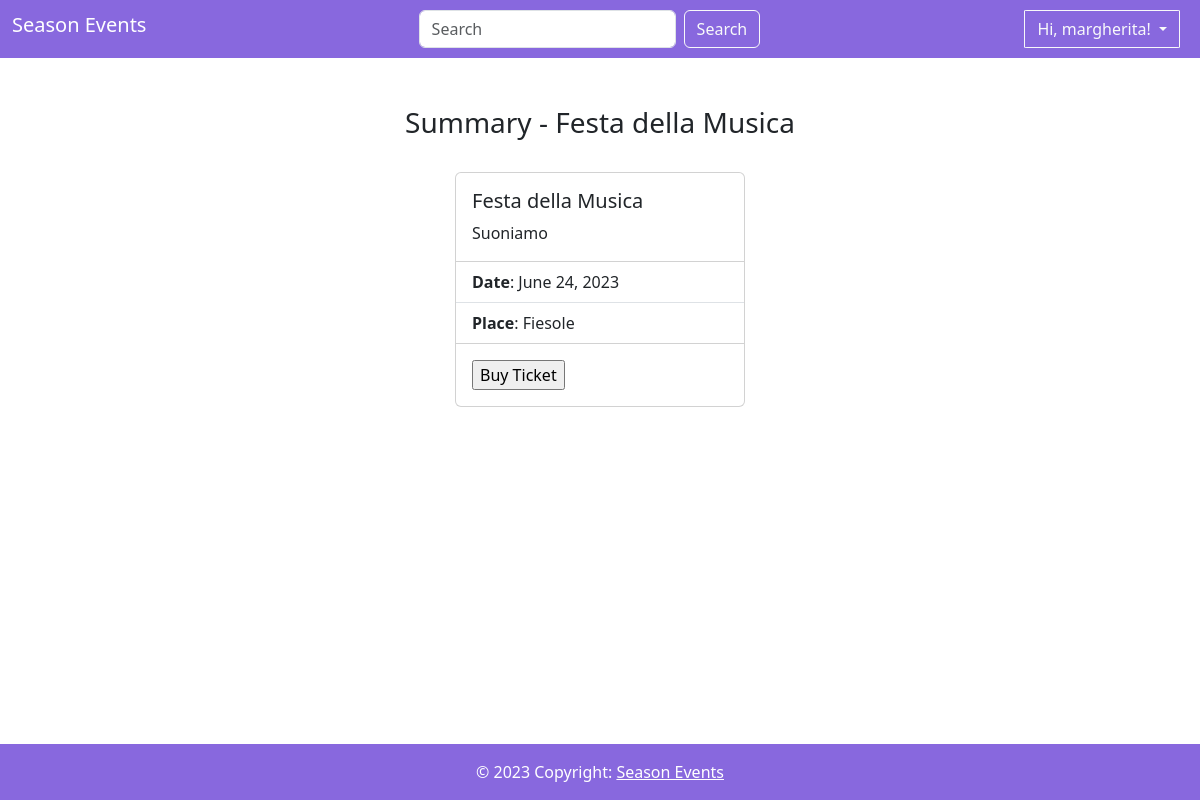
The app's page /ticket/Festa della Musica (signed in) with its own data.
### event/models.py (models this page shows, shortened)
class Event(models.Model):
    title = models.CharField(max_length=100, primary_key=True)
    description = models.TextField()
    date = models.DateField()
    time = models.TimeField(default=datetime.time)
    location = models.CharField(max_length=100)
    program = models.TextField(default='Not Available')
    image = models.ImageField(upload_to='media/images/', null=True, blank=True)
    category = models.ManyToManyField('EventCategory')
    creator = models.ForeignKey(User, on_delete=models.CASCADE, related_name='events_created')
    max_seats = models.PositiveIntegerField()
    available_seats = models.PositiveIntegerField()

### event/views.py (the view, shortened to what this page needs)
# urls.py: path('ticket/<str:title>', views.buy_ticket, name='buy_ticket'),
def buy_ticket(request, title):
    event = get_object_or_404(Event, title=title)
    is_registered = Registration.objects.filter(event=event, participant=request.user).exists()
    return render(request, 'buy_ticket.html', {'event': event, 'is_registered': is_registered})

### templates/buy_ticket.html (shortened to what this page needs)
{% extends "base.html" %}
{% block content %}
    <h3 class="mt-5 text-center">Summary - {{ event.title }}</h3>
    <div class="d-flex justify-content-center align-self-center">
        <div class="card mt-4">
            <div class="card-body" style="width: 18rem;">
                <h5 class="card-title">{{ event.title }}</h5>
                <p class="card-text">{{ event.description }}</p>
            </div>
             <ul class="list-group list-group-flush">
                <li class="list-group-item">
                    <b>Date</b>: {{ event.date }}
                </li>
                <li class="list-group-item">
                    <b>Place</b>: {{ event.location }}
                </li>
             </ul>
            <div class="card-body">
                {% if is_registered %}
                    <p>You are already registered for this event.</p>
                {% else %}
                    <form method="POST">
                        <input type="submit" value="Buy Ticket">
                    </form>
                {% endif %}
            </div>
        </div>
    </div>
{% endblock %}

### templates/base.html (shortened to what this page needs)
<!DOCTYPE html>
<html lang="en">
<head>
    <link href="https://cdn.jsdelivr.net/npm/bootstrap@5.3.0/dist/css/bootstrap.min.css" rel="stylesheet"
>
</head>
<body>
    <nav class="navbar navbar-expand-lg" style="background-color: #8868de;">
        <div class="container-fluid">
            <a class="navbar-brand h1" style="color: white" href="http://127.0.0.1:8000">Season Events</a>
            <form class="d-flex" role="search" method="GET" action="{% url 'event:event_search' %}">
                <input class="form-control me-2" type="text" name="query" placeholder="Search" aria-label="Search"
                    value="{{ query }}">
                <button class="btn btn-outline-light" type="submit">Search</button>
            </form>
            {% if not user.is_authenticated %}
                <ul class="navbar-nav me-auto mb-2 mb-lg-0">
                    <li class="nav-item">
                        <a class="nav-link" href="{% url 'event:login' %}" style="color:white;">Log in</a>
                    </li>
                    <li class="nav-item">
                        <a class="nav-link" href="{% url 'event:signup' %}" style="color:white;">Sign Up</a>
                    </li>
                </ul>
            {% else %}
                <div class="dropdown text-end">
                    <button class="btn btn-outline-light dropdown-toggle mx-2" style="border-radius:2%;" id="dropdownMenuButton" type="button"
                            aria-expanded="false" data-toggle="dropdown" aria-haspopup="true">
                            Hi, {{ request.user.username }}!
                    </button>
                </div>
            {% endif %}
        </div>
    </nav>
    {% block content %}
    {% endblock %}
    <footer>
        <div class="text-center p-3 fixed-bottom text-white" style="background-color: #8868de">
            © 2023 Copyright:
            <a class="text-white link-underline-opacity-0" href="http://127.0.0.1:8000">Season Events</a>
        </div>
    </footer>
</body>
</html>

### templates/base.html (style rules this page uses)
body { margin-bottom: 60px; }

### records on screen
Event: title "Festa della Musica", description "Suoniamo", date "June 24, 2023", location "Fiesole"

### other values on screen
{{ request.user.username }} "margherita"
